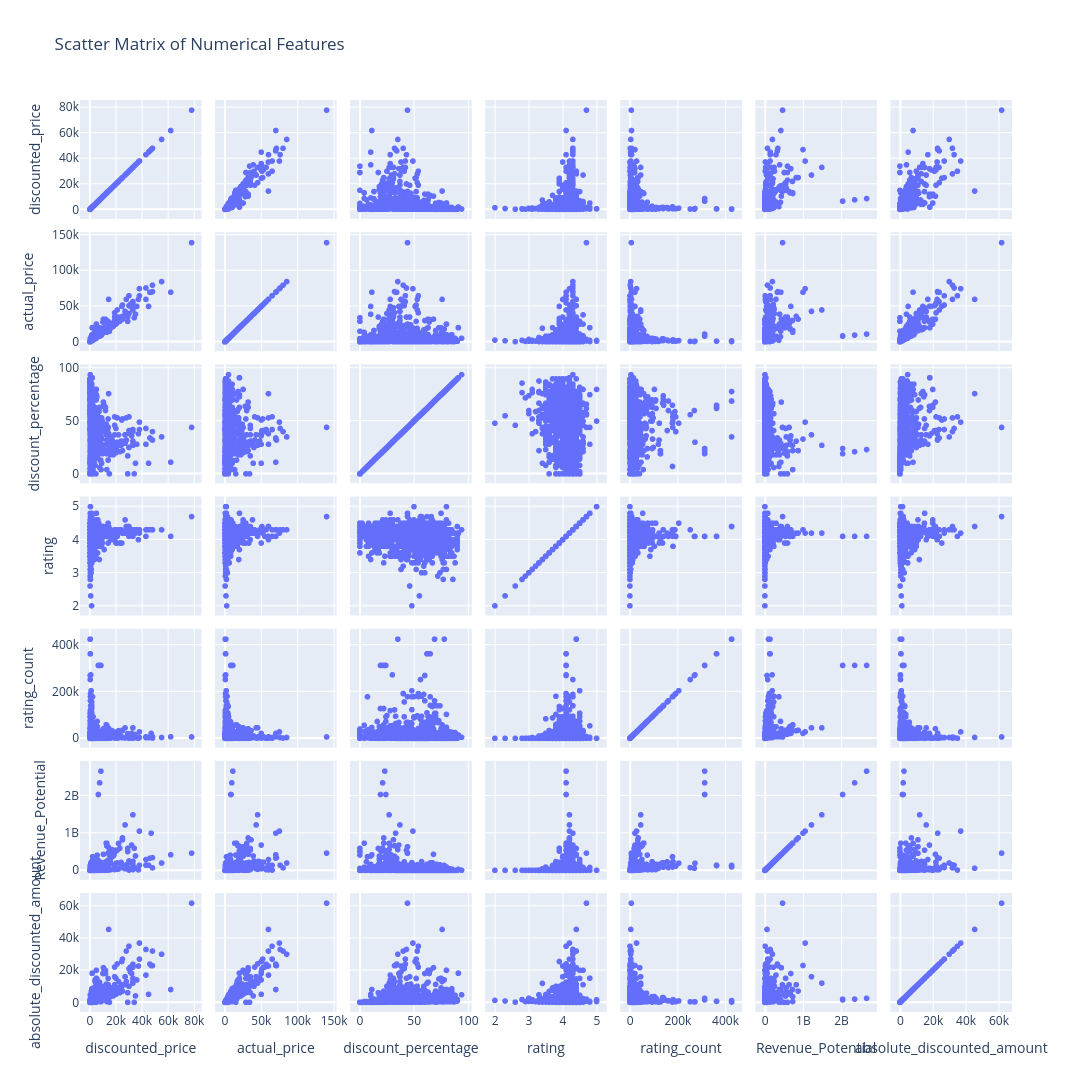

Notebook cell for this chart:
### Code cell
fig = px.scatter_matrix(
    df,
    dimensions=num_cols,
    title="Scatter Matrix of Numerical Features"
)

fig.update_layout(
    width=1500,    # Width in pixels
    height=1500    # Height in pixels
)

fig.show()

### Figure 1 — Plotly figure (JSON) as saved in the notebook; plotly's stock layout.template omitted (floating-point values rounded to 4 significant figures; data arrays with more than 128 entries replaced by an {"elided": "..."} marker saying what was removed)
{"data": [{"dimensions": [{"axis": {"matches": true}, "label": "discounted_price", "values": {"elided": "1462 float values"}}, {"axis": {"matches": true}, "label": "actual_price", "values": {"elided": "1462 float values"}}, {"axis": {"matches": true}, "label": "discount_percentage", "values": {"elided": "1462 float values"}}, {"axis": {"matches": true}, "label": "rating", "values": {"elided": "1462 float values"}}, {"axis": {"matches": true}, "label": "rating_count", "values": {"elided": "1462 int values"}}, {"axis": {"matches": true}, "label": "Revenue_Potential", "values": {"elided": "1462 float values"}}, {"axis": {"matches": true}, "label": "absolute_discounted_amount", "values": {"elided": "1462 float values"}}], "hovertemplate": "%{xaxis.title.text}=%{x}<br>%{yaxis.title.text}=%{y}<extra></extra>", "legendgroup": "", "marker": {"color": "#636efa", "symbol": "circle"}, "name": "", "showlegend": false, "type": "splom"}], "layout": {"dragmode": "select", "height": 1500, "legend": {"tracegroupgap": 0}, "title": {"text": "Scatter Matrix of Numerical Features"}, "width": 1500}}
